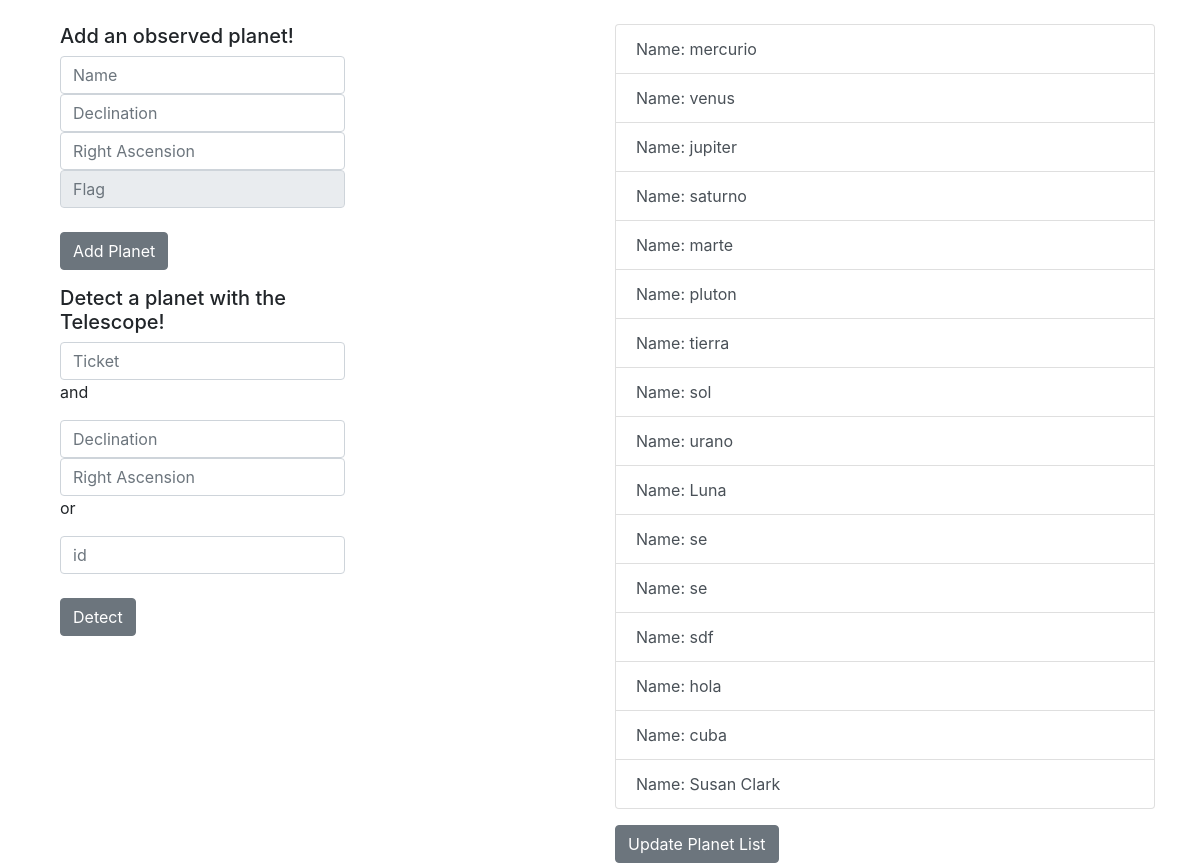
Page / (signed in) on the earlier database version.
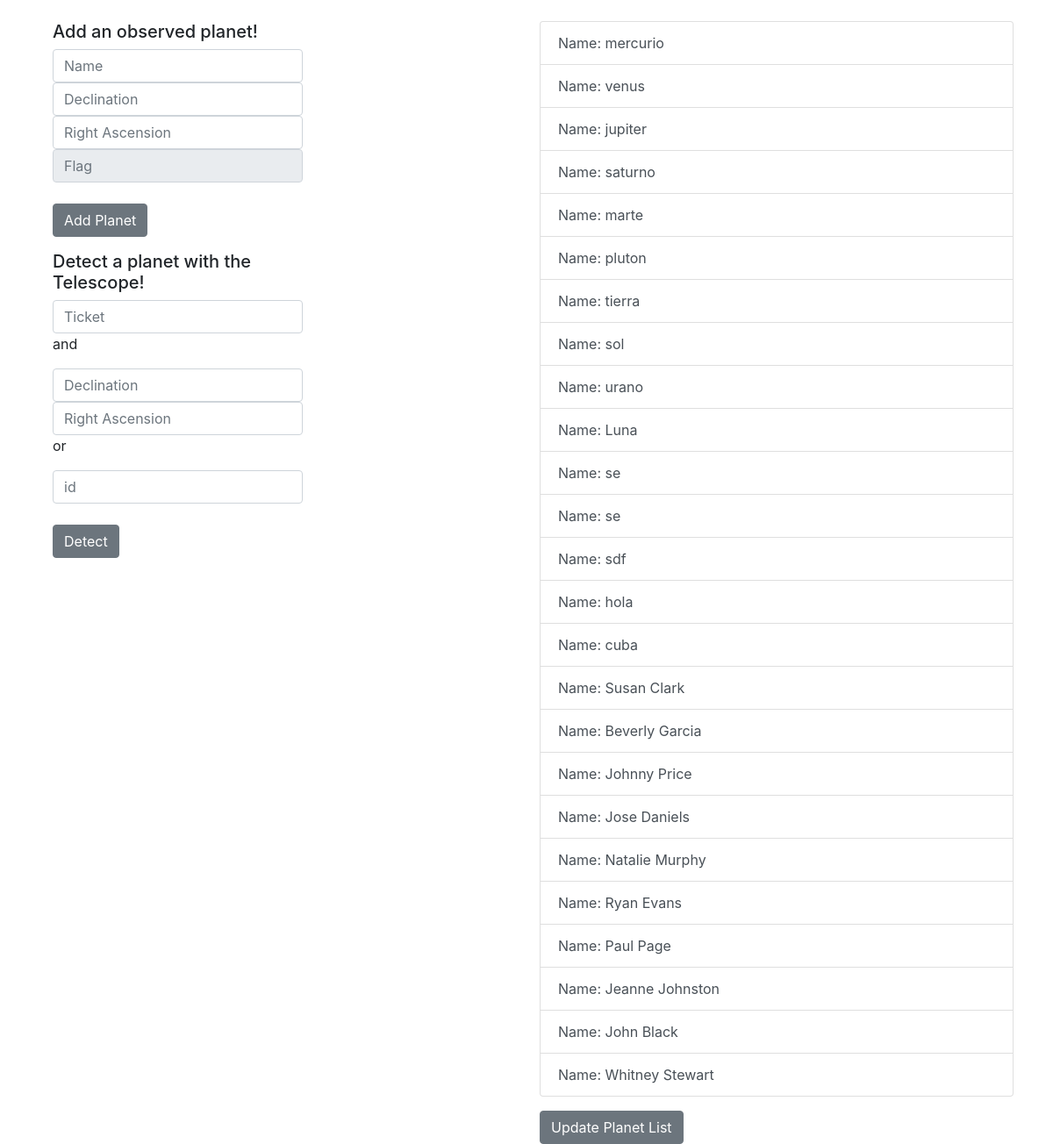
Same page on the later database version.
### planet.py (models this page shows, shortened)
class Planet(db.Model):
    id = db.Column('dateaseId', db.Integer, primary_key=True)
    planetId = db.Column(db.String(100))
    name = db.Column(db.String(100))
    declination = db.Column(db.String(100))
    rightAscension = db.Column(db.String(100))
    location = db.Column(db.String(100))
    flag = db.Column(db.String(100))

### routes.py (the view)
@routes.route('/')
@is_logged_in
def index():
    planets = Planet.query.all()
    if request.method == 'POST':
        planets = Planet.query.all()
        return render_template('index.html', planets=planets)
    return render_template("index.html", planets=planets)

### routes.py (called while the page is built)
def is_logged_in(f):
    @wraps(f)
    def wrap(*args, **kwargs):
        if 'logged_in' in session:
            return f(*args, **kwargs)
        else:
            return redirect(url_for('routes.login'))
    return wrap

### templates/index.html (shortened to what this page needs)
<!DOCTYPE html>
<html lang="en">
<head>
    <link rel="stylesheet" href="/static/css/styles.css">
    <link rel="stylesheet" href="https://maxcdn.bootstrapcdn.com/bootstrap/4.0.0/css/bootstrap.min.css"
>
</head>
<body>
<div class="container">
    <div class="row">
        <div class="col-md-6 mt-4">
            <div class="col-md-7">
                <h5>Add an observed planet!</h5>
                <input id="name" type="text" placeholder="Name" class="form-control">
                <input id="declination" type="text" placeholder="Declination" class="form-control">
                <input id="rightAscension" type="text" placeholder="Right Ascension" class="form-control">
                <input id="flag" type="text" placeholder="Flag" disabled class="form-control">
                <br>
                <button class="btn btn-secondary" id=" submit2" onClick="addPlanet(this.id)">Add Planet</button>
            </div>
            <div class="mt-3 col-md-7">
                <h5>Detect a planet with the Telescope!</h5>
                <input id="ticket" type="text" placeholder="Ticket" class="form-control">
                <p> and </p>
                <input id="declination2" type="text" placeholder="Declination" class="form-control">
                <input id="rightAscension2" type="text" placeholder="Right Ascension" class="form-control">
                <p> or </p>
                <input id="planetId" type="text" placeholder="id" class="form-control">
                <br>
                <button class="btn btn-secondary" id=" submit1" onClick="getPlanet(this.id)">Detect</button>
            </div>
        </div>
        <div class="col-md-6 mt-4">
            <div class="list-group">
                {% for planet in planets %}
                    <a href="/planet_details?name={{ planet.name }}" class="list-group-item list-group-item-action">Name: {{ planet.name }}</a>
                {% endfor %}
            </div>
            <a class="btn btn-secondary mt-3" href="/" role="button">Update Planet List</a>
        </div>
    </div>
</div>
</body>
</html>

Differences in the rows shown:
added Planet: name "Beverly Garcia"
added Planet: name "Johnny Price"
added Planet: name "Jose Daniels"
added Planet: name "Natalie Murphy"
added Planet: name "Ryan Evans"
added Planet: name "Paul Page"
added Planet: name "Jeanne Johnston"
added Planet: name "John Black"
added Planet: name "Whitney Stewart"
